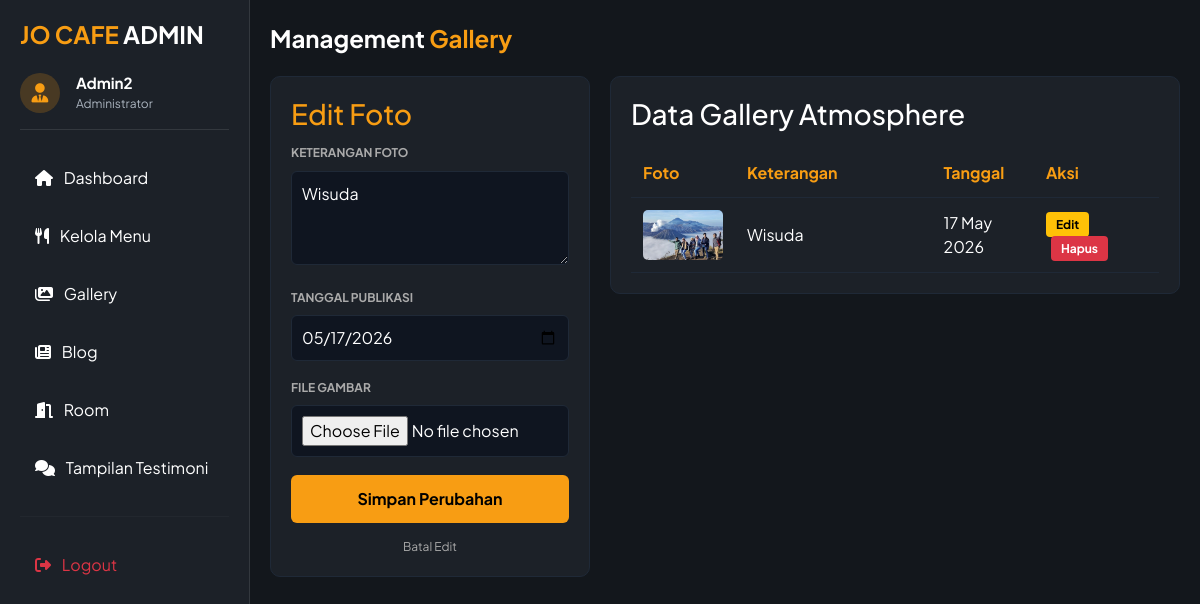
/dashboard/admin.php?page=galeri&edit=1 (signed in), run on the app's committed database.
### tables this page shows
CREATE TABLE `gallery` (
  `id_gallery` int(11) NOT NULL,
  `id_admin` int(11) DEFAULT NULL,
  `gambar` varchar(255) DEFAULT NULL,
  `keterangan` varchar(250) NOT NULL,
  `tanggal` date DEFAULT NULL
);

### form_galeri.php (the view, shortened to what this page needs)
<?php
$conn = mysqli_connect("localhost", "root", "", "jocafee");
$url_kembali = "admin.php?page=galeri";
$is_edit = false;
$edit_data = ['id_gallery' => '', 'keterangan' => '', 'gambar' => '', 'tanggal' => ''];
if (isset($_GET['edit'])) {
    $is_edit = true;
    $id_edit = $_GET['edit'];
    $result = mysqli_query($conn, "SELECT * FROM gallery WHERE id_gallery = '$id_edit'");
    if ($result && mysqli_num_rows($result) > 0) {
        $edit_data = mysqli_fetch_assoc($result);
    }
}
?>
<!DOCTYPE html>
<html>
<head>
</head>
<body>
<div class="content">
    <div class="title">Management <span style="color:#f89d13;">Gallery</span></div>
    <div class="grid">
        <div class="card form">
            <h3 style="color: #f89d13; margin-top:0;"><?php echo $is_edit ? "Edit Foto" : "Tambah Foto"; ?></h3>
            <form action="" method="POST" enctype="multipart/form-data">
                <label style="font-size: 12px; color: #aaa; font-weight:bold;">KETERANGAN FOTO</label>
                <textarea name="keterangan" rows="3" placeholder="Tulis keterangan/judul foto..." required><?php echo htmlspecialchars($edit_data['keterangan']); ?></textarea>
                <label style="font-size: 12px; color: #aaa; font-weight:bold; margin-top: 10px; display:block;">TANGGAL PUBLIKASI</label>
                <input type="date" name="tanggal" value="<?php echo $edit_data['tanggal']; ?>" required>
                <label style="font-size: 12px; color: #aaa; font-weight:bold; margin-top: 10px; display:block;">FILE GAMBAR</label>
                <input type="file" name="gambar" accept="image/*" <?php echo $is_edit ? '' : 'required'; ?>>
                <button type="submit" name="simpan"><?php echo $is_edit ? "Simpan Perubahan" : "Unggah Foto"; ?></button>
                <?php if($is_edit): ?>
                    <a href="<?= $url_kembali; ?>" style="display:block; text-align:center; color:#aaa; font-size:12px; margin-top:15px; text-decoration:none;">Batal Edit</a>
                <?php endif; ?>
            </form>
        </div>
        <div class="card" style="flex:1;">
            <h3 style="margin-top:0; color:white;">Data Gallery Atmosphere</h3>
            <table>
                <thead>
                    <tr>
                        <th style="width:15%">Foto</th>
                        <th style="width:40%">Keterangan</th>
                        <th style="width:20%">Tanggal</th>
                        <th style="width:25%">Aksi</th>
                    </tr>
                </thead>
                <tbody>
                    <?php
                    $get_galeri = mysqli_query($conn, "SELECT * FROM gallery ORDER BY id_gallery DESC");
                    while ($g = mysqli_fetch_assoc($get_galeri)) {
                        $path = "../assets/img/gallery/".$g['gambar'];
                        $img_src = (!empty($g['gambar']) && file_exists($path)) ? $path : 'https://via.placeholder.com/80x50?text=No+Img';
                    ?>
                    <tr>
                        <td><img src="<?php echo $img_src; ?>" alt="Galeri"></td>
                        <td class="text-white"><?php echo htmlspecialchars($g['keterangan']); ?></td>
                        <td class="text-white"><?php echo date('d M Y', strtotime($g['tanggal'])); ?></td>
                        <td>
                            <a href="<?= $url_kembali; ?>&edit=<?php echo $g['id_gallery']; ?>" class="btn-edit">Edit</a>
                            <a href="<?= $url_kembali; ?>&hapus=<?php echo $g['id_gallery']; ?>" class="btn-del" onclick="return confirm('Hapus foto ini secara permanen?')">Hapus</a>
                        </td>
                    </tr>
                    <?php } ?>
                </tbody>
            </table>
        </div>
    </div>
</div>
</body>
</html>

### dashboard/admin.php (style rules this page uses)
:root { --bg-main: #13171c; --bg-card: #1c2128; --text-main: #ffffff; --accent-gold: #f89d13; --border-dark: rgba(255, 255, 255, 0.1); }
body { font-family: 'Plus Jakarta Sans', sans-serif !important; background-color: var(--bg-main); color: var(--text-main); margin: 0; display: flex; }

### form_galeri.php (style rules this page uses)
body { margin:0; font-family: Arial, sans-serif; background:#13171c; color:white; }
.content { padding:20px; max-width:1100px; margin:auto; }
.title { font-size:24px; margin-bottom:20px; font-weight: bold; }
.grid { display:flex; gap:20px; align-items:flex-start; }
.card { background:#1c2128; padding:20px; border-radius:10px; border: 1px solid #1f2937; }
.form { width:320px; }
table { width:100%; border-collapse:collapse; margin-top:10px; }
td, th { padding:12px; border-bottom:1px solid #1f2937; text-align: left; }
th { color: #f89d13; }
input, select, textarea { width:100%; padding:10px; margin:8px 0; background:#0f1520; color:white; border:1px solid #1f2937; border-radius:6px; box-sizing: border-box; }
button { width:100%; padding:12px; background:#f89d13; border:none; cursor:pointer; border-radius:6px; font-weight:bold; margin-top: 10px; color: #000; }
img { width:80px; height:50px; object-fit:cover; border-radius:5px; background: #0f1520; }
.btn-del { color: white; background-color: #dc3545; text-decoration: none; font-size: 12px; font-weight: bold; padding: 5px 10px; border-radius: 4px; margin-left: 5px; }
.btn-edit { color: black; background-color: #ffc107; text-decoration: none; font-size: 12px; font-weight: bold; padding: 5px 10px; border-radius: 4px; }

### data on the page
gallery: keterangan "Wisuda", tanggal "05/17/2026", gambar (picture), tanggal "17 May 2026"

### other printed values
$_SESSION['username'] "Admin2"
